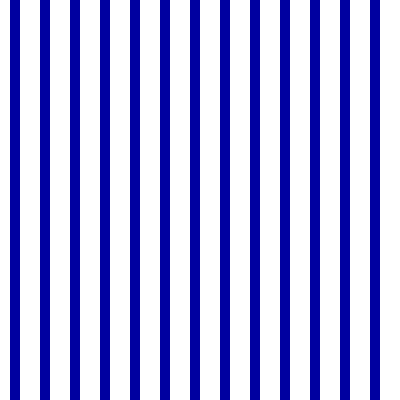
Frame 1 (no input)
Frame 60 (the mouse pressed at the canvas centre just before this capture): identical to frame 1, image omitted
Frame 120 (the mouse held since frame 60 and released just before this capture): identical to frame 1, image omitted

The Processing sketch that drew this single still picture (run headless with seeded random() and noise(); from frame 60 on, the mouse is pressed at the canvas centre):

// Processing sketch: processing_49498
// ── processing_49498.pde

Stripe [] myStripe = new Stripe [20];

void setup(){
  size (400, 400);
  smooth();
  
  for (int i = 0; i < myStripe.length; i++){
   myStripe[i] = new Stripe (i*30, 10, 20); 
  }
  
}

void draw(){
  
  background(0, 0, 160);
  
  for (int i = 0; i < myStripe.length; i++){
       
   myStripe[i].drawStripe();
  }
  
}

class Stripe{
  float x;
  float y;
  
  float r;
  
Stripe(float xpos, float ypos, float stripeSize){
  x = xpos;
  y = ypos;
  r = stripeSize;
}  
  
  void drawStripe(){
    noStroke();
    rect (x-10, y-10, 20, height);
  }
}
